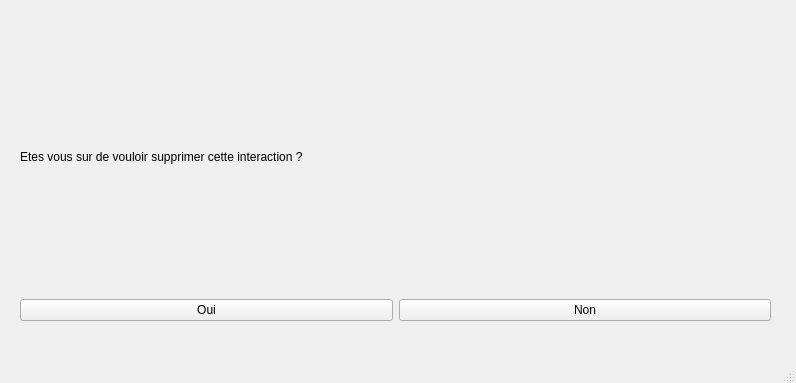
<?xml version="1.0" encoding="UTF-8"?>
<ui version="4.0">
 <class>deleteinteractionwarning</class>
 <widget class="QMainWindow" name="deleteinteractionwarning">
  <property name="geometry">
   <rect>
    <x>0</x>
    <y>0</y>
    <width>796</width>
    <height>383</height>
   </rect>
  </property>
  <property name="windowTitle">
   <string>Suppression d'une interaction</string>
  </property>
  <widget class="QWidget" name="centralwidget">
   <widget class="QWidget" name="verticalLayoutWidget">
    <property name="geometry">
     <rect>
      <x>20</x>
      <y>20</y>
      <width>751</width>
      <height>301</height>
     </rect>
    </property>
    <layout class="QVBoxLayout" name="verticalLayout">
     <item>
      <widget class="QLabel" name="label">
       <property name="text">
        <string>Etes vous sur de vouloir supprimer cette interaction ?</string>
       </property>
      </widget>
     </item>
     <item>
      <layout class="QHBoxLayout" name="horizontalLayout">
       <item>
        <widget class="QPushButton" name="Yes">
         <property name="text">
          <string>Oui</string>
         </property>
        </widget>
       </item>
       <item>
        <widget class="QPushButton" name="No">
         <property name="text">
          <string>Non</string>
         </property>
        </widget>
       </item>
      </layout>
     </item>
    </layout>
   </widget>
  </widget>
  <widget class="QMenuBar" name="menubar">
   <property name="geometry">
    <rect>
     <x>0</x>
     <y>0</y>
     <width>796</width>
     <height>25</height>
    </rect>
   </property>
  </widget>
  <widget class="QStatusBar" name="statusbar"/>
 </widget>
 <resources/>
 <connections/>
</ui>
